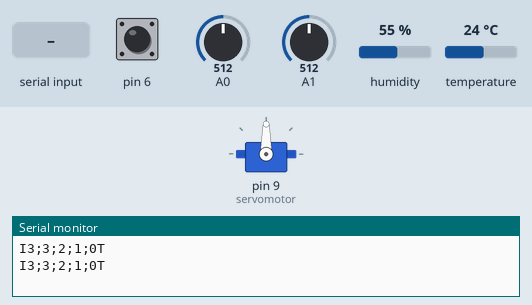
Recording of a sketch running on a simulated Arduino Uno, built with avr-gcc and run on an emulated ATmega328P. Shown: servo, the last lines printed to the serial monitor. Inputs (shaded band) come from the test bench; at power-on: pin 6 HIGH, A0 = 512, A1 = 512, humidity 55 %, temperature 24 °C.

Above: at 1.2 s.
1.3 s: "1" received over the second serial link
At 3.4 s:
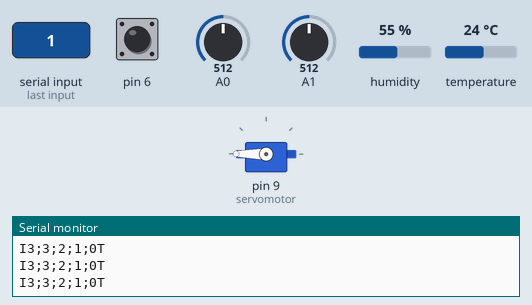
At 5.7 s:
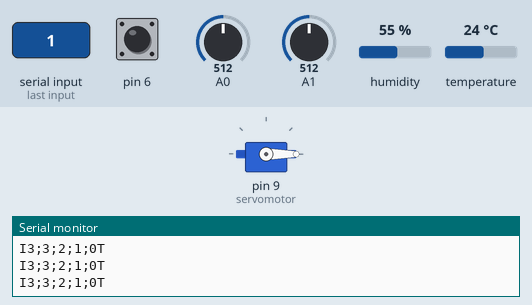
7.3 s: "2" received over the second serial link
Timing chart, 0 to 13.6 s (numbered marks = the images above; inputs shaded):
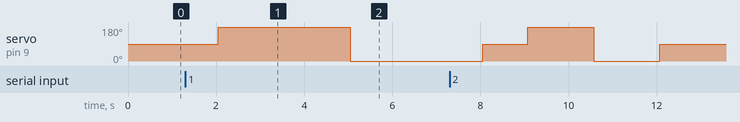

The sketch:

proyecto_final.ino
```cpp
#include <Servo.h>
#include <SoftwareSerial.h>
#include "DHT.h"
#define DHTTYPE DHT11

Servo servomotor;
const int DHTPin = 7;
int cont = 0;
int vpulsador;
String valores="";
String cadena = "";
int v[2] = {0, 0};
float h, t;

DHT dht(DHTPin, DHTTYPE);
SoftwareSerial BT(11, 10);

void setup() {
  //pulsadoR
  pinMode(6, INPUT_PULLUP);

  //DHT11
  dht.begin();

  //servomotor
  servomotor.attach(9);
  servomotor.write(90);

  //inicio de la comunicación
  Serial.begin(9600);
  Serial.setTimeout(9600);
  BT.begin(9600);
}

void loop() {

  v[0] = analogRead(A0);
  v[1] = analogRead(A1);

  v[0] = v[0] / 342 + 1;
  v[1] = v[0] / 342 + 1;

  vpulsador = digitalRead(6);

  h = dht.readHumidity() / 20 + 1;
  t = dht.readTemperature() / 12 + 1;

  valores = "I" + String(int(t)) + ";" + String(int(h)) + ";" +
             String(v[0]) + ";" + String(v[1]) + ";" + String(!vpulsador) + "T";

  Serial.println(valores);

  if (Serial.available() > 0)
  {
    BT.write(Serial.read());
  }

  if (BT.available())
  {
    cadena = BT.read();
    if (cadena == "49")
    {
      servomotor.write(180);
      delay(3000);
      servomotor.write(0);
      delay(3000);
      servomotor.write(90);
    }
    else
    {
      if (cadena == "50")
      {
        servomotor.write(180);
        delay(1500);
        servomotor.write(0);
        delay(1500);
        servomotor.write(90);
      }
    }
  }
  delay(1000);
}
```

Measured:
- after the input at 1.3 s, servo on pin 9 (servomotor): 90° → 180° after 0.75 s, → 0° 3.0 s later
